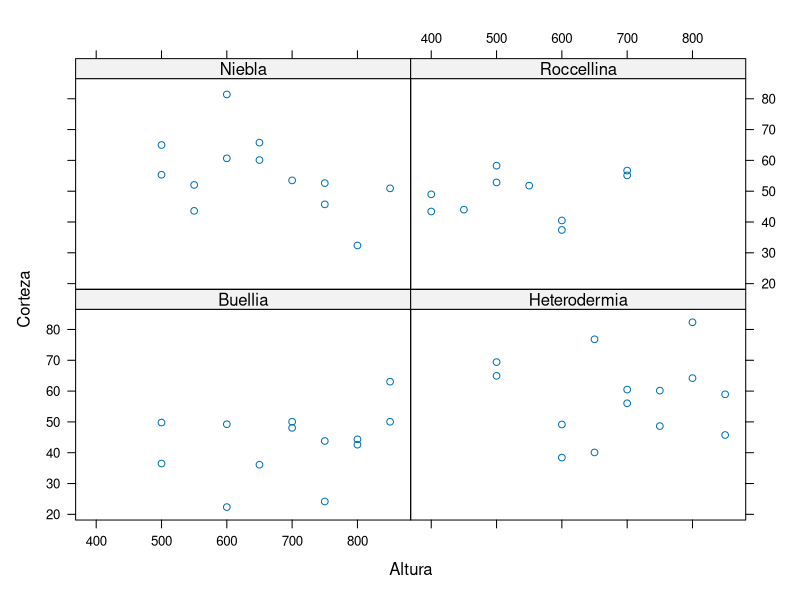
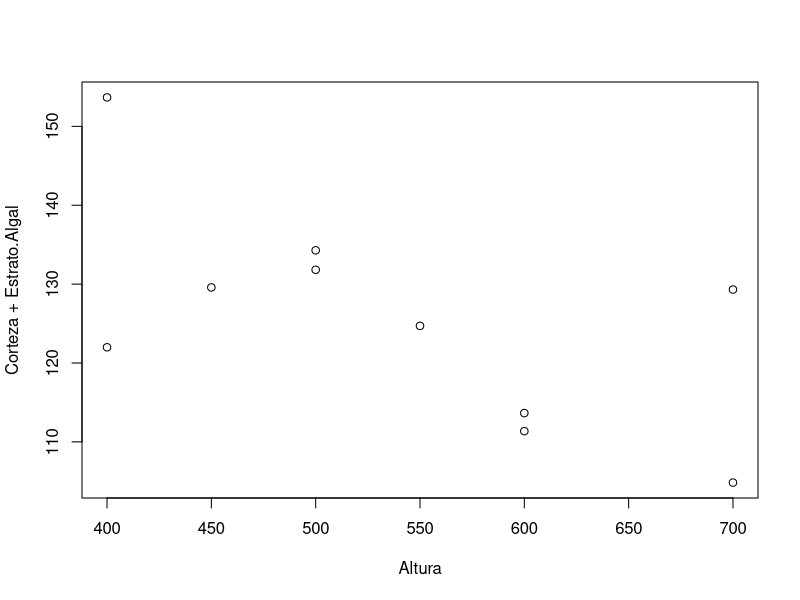
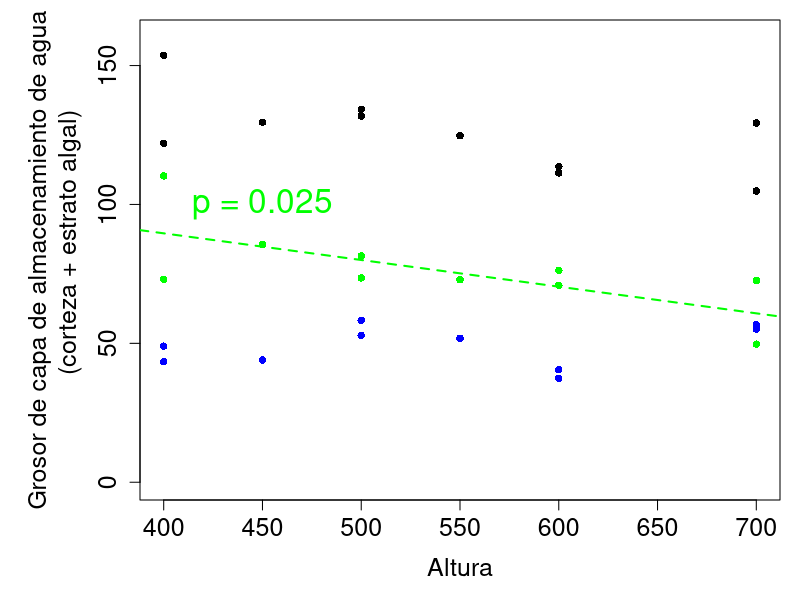

Generate these figures, in order, with R: (Note: this script raises an error after producing the figures.)
library(lattice)
#removed setting working directory so paths can be relative for each file read in. Not sure this is the best
#way to do it but allows a user to pull the repo and not have to change working directory
#setwd("~/Dropbox/Lomas/Nat Geo")
anat<-read.csv('data/Anatomia.csv')#Datos de anatomía de Camilo
summary(anat)

xyplot(Corteza~Altura|specie,data=anat)
plot(Corteza+Estrato.Algal~Altura,data=anat[anat$specie=='Roccellina',])

par(mfrow=c(1,1),mar=c(5,7,1,1))
plot(Corteza+Estrato.Algal~Altura,data=anat[anat$specie=='Roccellina',],pch=16,cex.lab=1.5,cex.axis=1.5,ylim=c(0,160),ylab='Grosor de capa de almacenamiento de agua
     (corteza + estrato algal)')
#plot(Médula.total~Altura,data=anat[anat$specie=='Roccellina',],pch=16,cex.lab=1.5,ylim=c(0,400),ylab='Grosor (um)')
points(Corteza~Altura,data=anat[anat$specie=='Roccellina',],pch=16,col='blue')
points(Estrato.Algal~Altura,data=anat[anat$specie=='Roccellina',],pch=16,col='green')
summary(lm(Corteza~Altura,data=anat[anat$specie=='Roccellina',]))
summary(lm(Estrato.Algal~Altura,data=anat[anat$specie=='Roccellina',]))
abline(a=128,b=-0.096,col='green',lwd=2,lty=2)
text(450,100,'p = 0.025',col='green',cex=2)
summary(lm(Médula.total~Altura,data=anat[anat$specie=='Roccellina',]))
summary(lm(Corteza+Estrato.Algal~Altura,data=anat[anat$specie=='Roccellina',]))

#Plots ternarios
par(mfrow=c(1,1))
TernaryPlot('Corteza','Algal','Médula')
AddToTernary(points,anat[anat$specie=='Niebla',5:7],col=1,pch=16)
AddToTernary(points,anat[anat$specie=='Roccellina',5:7],col=2,pch=16)
AddToTernary(points,anat[anat$specie=='Heterodermia',5:7],col=3,pch=16)
AddToTernary(points,anat[anat$specie=='Buellia',5:7],col=4,pch=16)

par(mfrow=c(2,2))
TernaryPlot('Corteza','Algal','Médula',main='Niebla')
AddToTernary(points,anat[anat$specie=='Niebla'&anat$Altura<601,5:7], col=2,pch=16)
AddToTernary(points,anat[anat$specie=='Niebla'&anat$Altura>600,5:7], col=4,pch=16)
AddToTernary(points,anat[anat$specie=='Niebla'&anat$Altura>799,5:7], col=1,pch=16)

TernaryPlot('Corteza','Algal','Médula',main='Roccellina')
AddToTernary(points,anat[anat$specie=='Roccellina'&anat$Altura<601,5:7], col=2,pch=16)
AddToTernary(points,anat[anat$specie=='Roccellina'&anat$Altura>600,5:7], col=4,pch=16)
AddToTernary(points,anat[anat$specie=='Roccellina'&anat$Altura>799,5:7], col=1,pch=16)

TernaryPlot('Corteza','Algal','Médula',main='Heterodermia')
AddToTernary(points,anat[anat$specie=='Heterodermia'&anat$Altura<601,5:7], col=2,pch=16)
AddToTernary(points,anat[anat$specie=='Heterodermia'&anat$Altura>600,5:7], col=4,pch=16)
AddToTernary(points,anat[anat$specie=='Heterodermia'&anat$Altura>799,5:7], col=1,pch=16)

TernaryPlot('Corteza','Algal','Médula',main='Buellia')
AddToTernary(points,anat[anat$specie=='Buellia'&anat$Altura<601,5:7], col=2,pch=16)
AddToTernary(points,anat[anat$specie=='Buellia'&anat$Altura>600,5:7], col=4,pch=16)
AddToTernary(points,anat[anat$specie=='Buellia'&anat$Altura>799,5:7], col=1,pch=16)
